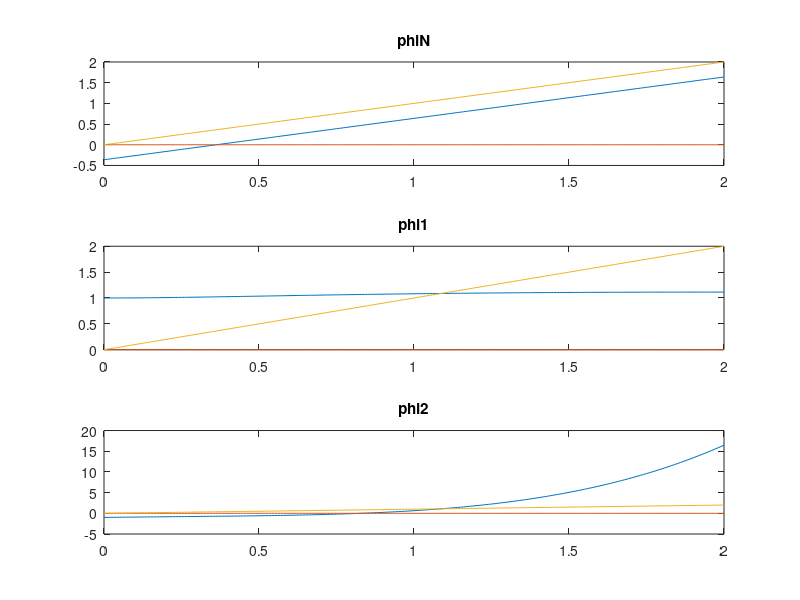

Here is the MATLAB script that generated this plot: (Note: this script raises an error after producing the figure.)
close all
clear all
clc
format long


f = @(x) x.^4 -1 - e.^(-x).*x.^2;
df = @(x) e.^(-x) .* x .*(-2 + x + 4 * e.^x .* x.^2);
I = [0:0.01:2];
ejex = @(x) 0*x;
x_y = @(x) x;
tol = 10^(-6);
nmax = 1000;

#{
subplot(2,2,1);
plot(I, f(I), I, ejex(I));
subplot(2,2,2);
plot(I, df(I), I, ejex(I));
#}

phiN = @(x) x - f(x)/df(x);
phi1 = @(x) (1 + e.^(-x) .* x.^2).^(1/4);
phi2 = @(x) x + f(x);

subplot(3,1,1);
plot(I, phiN(I), I, ejex(I), I, x_y(I));
title("phiN" )
subplot(3,1,2);
plot(I, phi1(I), I, ejex(I), I, x_y(I));
title("phi1")
subplot(3,1,3);
plot(I, phi2(I), I, ejex(I), I, x_y(I));
title("phi2")


x01 = 1;
x02 = 1.5;
[xN1, niterN1] = puntofijo2(phiN,x01,tol,nmax)
[xN2, niterN2] = puntofijo2(phiN,x02,tol,nmax)

[x11, niter11] = puntofijo2(phi1,x01,tol,nmax)
[x12, niter12] = puntofijo2(phi1,x02,tol,nmax)

[x21, niter21] = puntofijo2(phi2,x01,tol,nmax)
[x22, niter22] = puntofijo2(phi2,x02,tol,nmax)